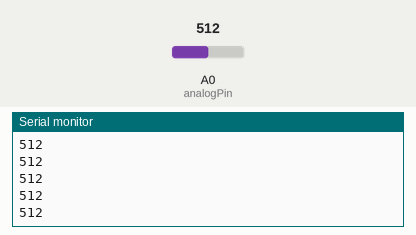
Recording of a sketch running on a simulated Arduino Uno, built with avr-gcc and run on an emulated ATmega328P. On the bench: the last lines printed to the serial monitor. The test bench sets the inputs (shaded band); at power-on: A0 (analogPin) = 512.

Above: at 1.2 s.
1.3 s: A0 (analogPin) set to 716
At 2.0 s:
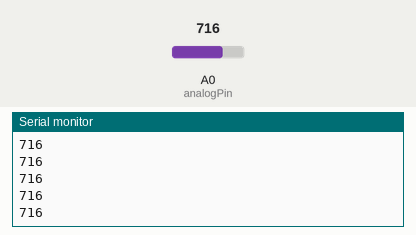
2.8 s: A0 (analogPin) set to 900
At 3.6 s:
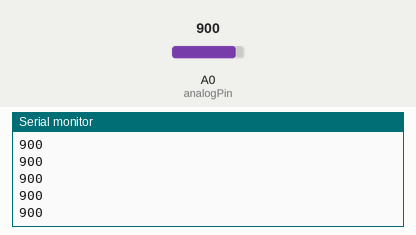
Timing chart, 0 to 5.8 s (numbered marks = the images above; inputs shaded):
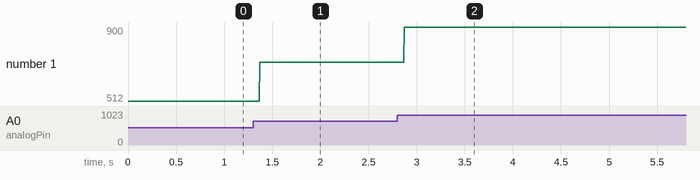

The sketch:

LDR_SensorModule.ino
```cpp
// http://www.instructables.com/id/LDR-Sensor-Module-Users-Manual-V10/

int analogPin = 0;        // LDR (Light Dependent Resistor) connected to analog pin A0

unsigned int AnalogValue; // variable to store the value read, range <0, 1023>

void setup()
{
  Serial.begin(9600);
}

void loop()
{
  AnalogValue = analogRead(analogPin);

  Serial.println(AnalogValue);
}
```

Measured:
- after the input at 1.3 s, the serial monitor: prints a new line after 0.07 s (image 1)
- after the input at 2.8 s, the serial monitor: prints a new line after 0.07 s (image 2)
- plotted number 1: 512 → 716 after the input at 1.3 s, 716 → 900 after the input at 2.8 s
